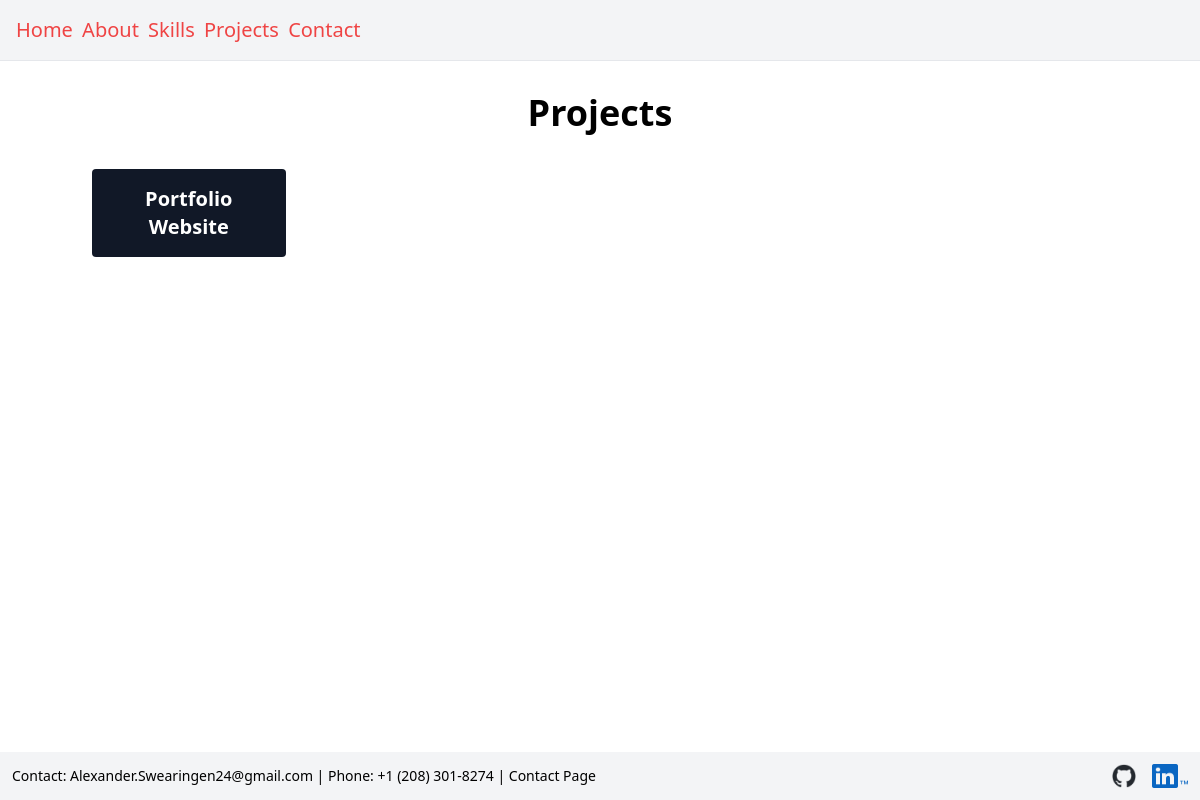
The page /projects/ on the database as committed earlier.
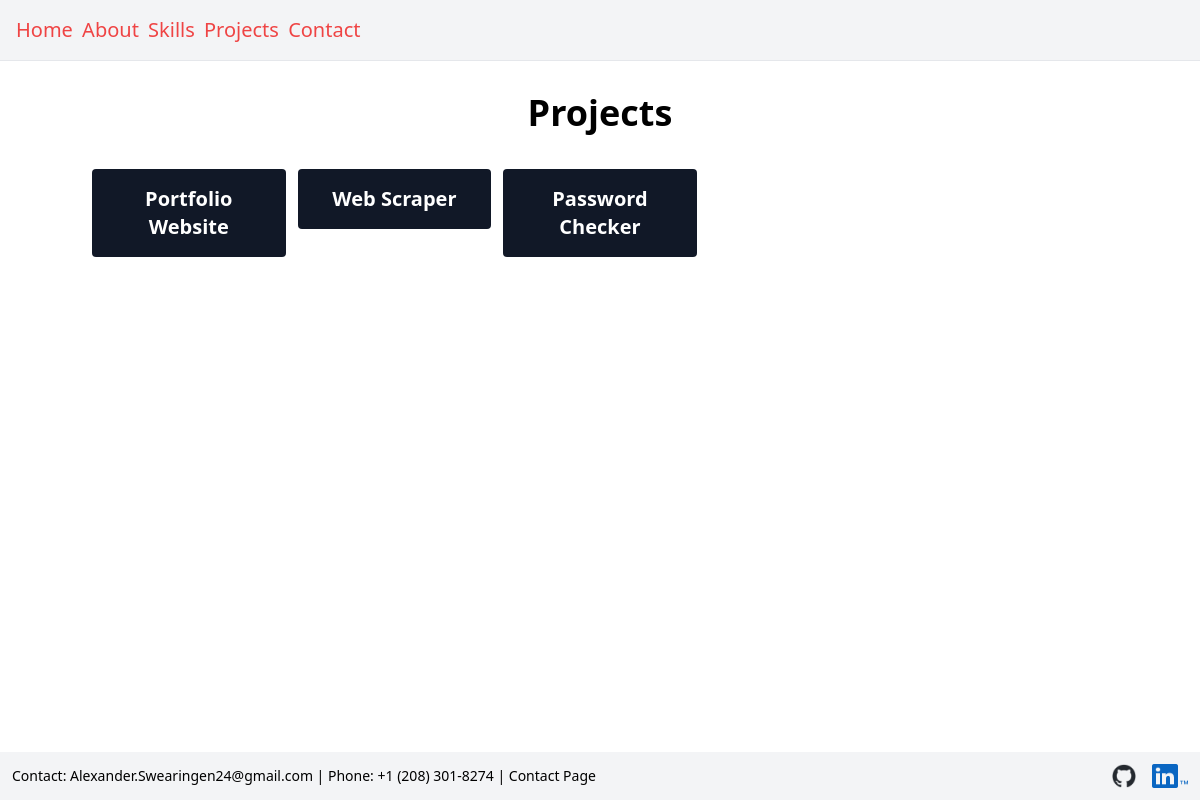
The same page on the database as committed later.
### portfo/models.py (models this page shows, shortened)
class Project(models.Model):
    name = models.CharField(max_length=100)
    description = models.TextField(blank=True, null=True)
    source_code = models.URLField(blank=True, null=True)

### portfo/views.py (the view)
# urls.py: path('projects/', project_view, name='projects-page'),
def project_view(request):
    projects = Project.objects.all()
    context = {
        'projects': projects
    }
    return render(request, 'portfo/projects_page.html', context)

### portfo/templates/portfo/projects_page.html (shortened to what this page needs)
{% extends "portfo/_base.html" %}
{% block content %}
    <header class="text-center">
        <h1 class="text-4xl font-bold mb-4">Projects</h1>
    </header>
    <section class="grid grid-cols-5 gap-1 mt-8">
        {% for project in projects %}
            <a href="{% url 'project-detail' project.pk  %}">
                <div class="text-center bg-gray-900 p-4 m-1 text-white rounded hover:shadow-2xl hover:cursor-pointer hover:bg-gray-100 hover:text-gray-900">
                    <h3 class="text-xl font-bold">{{ project.name }}</h3>
                </div>
            </a>
        {% endfor %}
    </section>
{% endblock content %}

### portfo/templates/portfo/_base.html (shortened to what this page needs)
{% load static %}
<!DOCTYPE html>
<html lang="en">
    <head>
        <link href="https://cdn.jsdelivr.net/npm/tailwindcss@2.2.19/dist/tailwind.min.css" rel="stylesheet">
    </head>
    <body class="flex flex-col min-h-screen font-sans bg-white text-teal-500 ">
        <nav class="p-4 bg-gray-100 text-red-500 text-xl">
             <div class="flex-1 mx-auto ">
                <a href="{% url 'home' %}" class="pr-1">Home</a>
                <a href="{% url 'about' %}" class="pr-1">About</a>
                <a href="{% url 'skill' %}" class="pr-1">Skills</a>
                <a href="{% url 'projects-page' %}" class="pr-1">Projects</a>
                <a href="{% url 'contact' %}">Contact</a>
            </div>
        </nav>
        <hr>
        <div class="container mx-auto mt-8">
            {% block content %}
            {% endblock content %}
        </div>
        <footer class="bg-gray-100 text-teal-500 p-3 mt-auto">
            <div class="mx-auto flex justify-between items-center">
                <div>
                    <p class="text-sm">Contact: Alexander.Swearingen24@gmail.com | Phone: +1 (208) 301-8274 | <a href="{% url 'contact' %}">Contact Page</a></p>
                </div>
                <div class="flex space-x-4">
                    <a href="https://github.com/ZanderCoding" target="_blank" rel="noopener noreferrer">
                        <img src="{% static 'portfo/images/github-mark.png' %}" alt="GitHub" class="h-6 w-6">
                    </a>
                    <a href="https://www.linkedin.com/in/alexander-swearingen-655047262/" target="_blank" rel="noopener noreferrer">
                        <img src="{% static 'portfo/images/In-Blue-26-╬ô├ñ├│.png' %}" alt="LinkedIn" class="h-6 w-9">
                    </a>
                </div>
            </div>
        </footer>
    </body>
</html>

Rows that differ between the two databases and show on the page:
added Project: name "Web Scraper"
added Project: name "Password Checker"
